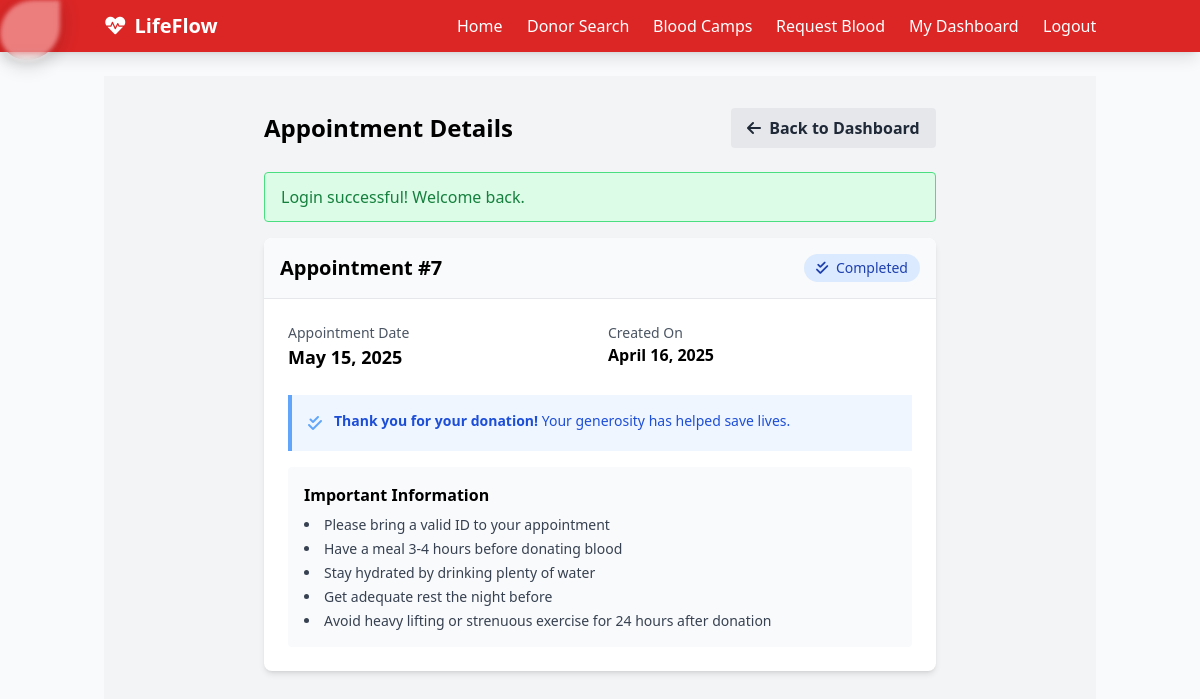
The app's page /dashboard/view_appointment.php?id=7 (signed in) with its own data.
### tables this page shows
CREATE TABLE `appointments` (
  `id` int NOT NULL,
  `user_id` int DEFAULT NULL,
  `appointment_date` date DEFAULT NULL,
  `status` enum('pending','approved','completed') DEFAULT 'pending',
  `created_at` timestamp NULL DEFAULT CURRENT_TIMESTAMP
);

### dashboard/view_appointment.php (the view, shortened to what this page needs)
<?php
include_once '../includes/db.php';
include_once '../includes/auth.php';
$donor_id = $_SESSION['donor_id'];
$appointment_id = isset($_GET['id']) ? intval($_GET['id']) : 0;
$query = "SELECT a.*, bc.title as camp_title, bc.location as camp_location, bc.city as camp_city, bc.state as camp_state
          FROM appointments a
          LEFT JOIN blood_camps bc ON DATE(a.appointment_date) = DATE(bc.date) AND (bc.city = (SELECT city FROM users WHERE id = ?) AND bc.state = (SELECT state FROM users WHERE id = ?))
          WHERE a.id = ? AND a.user_id = ?";
$stmt = $conn->prepare($query);
$stmt->bind_param("iiii", $donor_id, $donor_id, $appointment_id, $donor_id);
$stmt->execute();
$result = $stmt->get_result();
$appointment = $result->fetch_assoc();
$appointment_date = date("F j, Y", strtotime($appointment['appointment_date']));
$status_class = '';
switch ($appointment['status']) {
    case 'completed':
        $status_class = 'bg-blue-100 text-blue-800';
        $status_icon = '<i class="fas fa-check-double mr-1"></i>';
        break;
}
include_once '../includes/header.php';
?>
<div class="bg-gray-100 min-h-screen py-8">
    <div class="container mx-auto px-4">
        <div class="max-w-2xl mx-auto">
            <div class="flex items-center justify-between mb-6">
                <h1 class="text-2xl font-bold">Appointment Details</h1>
                <a href="<?php echo DASHBOARD_URL; ?>/donor.php" class="bg-gray-200 hover:bg-gray-300 text-gray-800 font-semibold py-2 px-4 rounded">
                    <i class="fas fa-arrow-left mr-1"></i> Back to Dashboard
                </a>
            </div>
            <?php echo display_alerts(); ?>
            <div class="bg-white rounded-lg shadow-md overflow-hidden mb-6">
                <div class="bg-gray-50 p-4 border-b">
                    <div class="flex justify-between items-center">
                        <h2 class="text-xl font-bold">Appointment #<?php echo $appointment_id; ?></h2>
                        <span class="px-3 py-1 rounded-full text-sm font-medium <?php echo $status_class; ?>">
                            <?php echo $status_icon; ?> <?php echo ucfirst($appointment['status']); ?>
                        </span>
                    </div>
                </div>
                <div class="p-6">
                    <div class="grid grid-cols-1 md:grid-cols-2 gap-4 mb-6">
                        <div>
                            <p class="text-sm text-gray-600">Appointment Date</p>
                            <p class="font-semibold text-lg"><?php echo $appointment_date; ?></p>
                        </div>
                        <div>
                            <p class="text-sm text-gray-600">Created On</p>
                            <p class="font-semibold"><?php echo date("F j, Y", strtotime($appointment['created_at'])); ?></p>
                        </div>
                    </div>
                    <div class="space-y-4">
                        <?php if ($appointment['status'] === 'approved'): ?>
                            <div class="bg-green-50 border-l-4 border-green-400 p-4">
                                <div class="flex">
                                    <div class="flex-shrink-0">
                                        <i class="fas fa-check-circle text-green-400"></i>
                                    </div>
                                    <div class="ml-3">
                                        <p class="text-sm text-green-700">
                                            <span class="font-semibold">Your appointment is confirmed.</span> Please arrive 15 minutes before your scheduled time and bring a valid ID.
                                        </p>
                                    </div>
                                </div>
                            </div>
                        <?php elseif ($appointment['status'] === 'completed'): ?>
                            <div class="bg-blue-50 border-l-4 border-blue-400 p-4">
                                <div class="flex">
                                    <div class="flex-shrink-0">
                                        <i class="fas fa-check-double text-blue-400"></i>
                                    </div>
                                    <div class="ml-3">
                                        <p class="text-sm text-blue-700">
                                            <span class="font-semibold">Thank you for your donation!</span> Your generosity has helped save lives.
                                        </p>
                                    </div>
                                </div>
                            </div>
                        <?php endif; ?>
                        <div class="bg-gray-50 p-4 rounded">
                            <h3 class="font-semibold mb-2">Important Information</h3>
                            <ul class="list-disc list-inside space-y-1 text-sm text-gray-700">
                                <li>Please bring a valid ID to your appointment</li>
                                <li>Have a meal 3-4 hours before donating blood</li>
                                <li>Stay hydrated by drinking plenty of water</li>
                                <li>Get adequate rest the night before</li>
                                <li>Avoid heavy lifting or strenuous exercise for 24 hours after donation</li>
                            </ul>
                        </div>
                    </div>
                </div>
            </div>
        </div>
    </div>
</div>
<?php include_once '../includes/footer.php'; ?>

### assets/styles.css (style rules this page uses)
* { animation: perspec 0.4s ease forwards; }

### records on screen
appointments: status "Completed", appointment_date "May 15, 2025", created_at "April 16, 2025"

### other values on screen
$_SESSION['success'] "Login successful! Welcome back."
$appointment_id "7"
